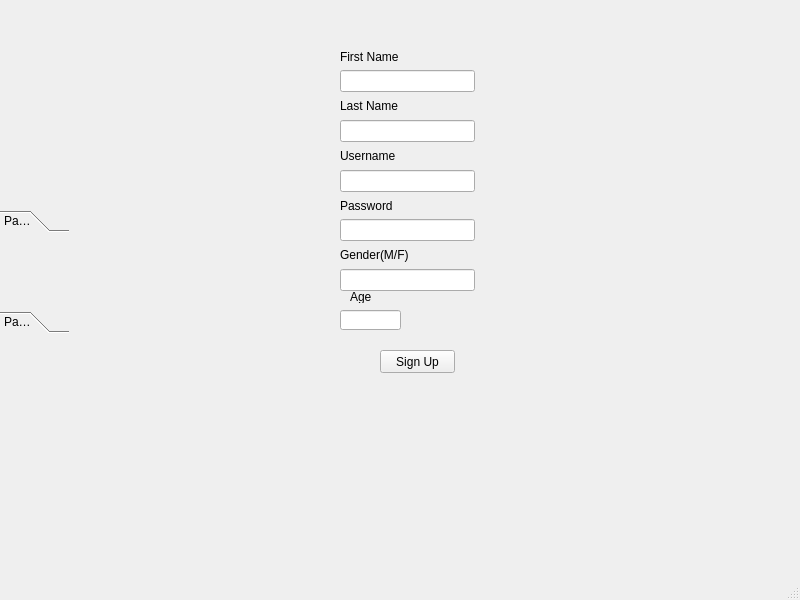
<?xml version="1.0" encoding="UTF-8"?>
<ui version="4.0">
 <class>signup</class>
 <widget class="QMainWindow" name="signup">
  <property name="geometry">
   <rect>
    <x>0</x>
    <y>0</y>
    <width>800</width>
    <height>600</height>
   </rect>
  </property>
  <property name="windowTitle">
   <string>MainWindow</string>
  </property>
  <widget class="QWidget" name="centralwidget">
   <widget class="QLabel" name="s_labelbackground">
    <property name="geometry">
     <rect>
      <x>0</x>
      <y>0</y>
      <width>801</width>
      <height>581</height>
     </rect>
    </property>
    <property name="text">
     <string>TextLabel</string>
    </property>
   </widget>
   <widget class="QLabel" name="s_labelfirstname">
    <property name="geometry">
     <rect>
      <x>340</x>
      <y>50</y>
      <width>133</width>
      <height>13</height>
     </rect>
    </property>
    <property name="text">
     <string>First Name</string>
    </property>
   </widget>
   <widget class="QLabel" name="s_labelage">
    <property name="geometry">
     <rect>
      <x>350</x>
      <y>290</y>
      <width>47</width>
      <height>13</height>
     </rect>
    </property>
    <property name="text">
     <string>Age</string>
    </property>
   </widget>
   <widget class="QLineEdit" name="s_lineeditage">
    <property name="geometry">
     <rect>
      <x>340</x>
      <y>310</y>
      <width>61</width>
      <height>20</height>
     </rect>
    </property>
   </widget>
   <widget class="QPushButton" name="s_pushbuttonsignup">
    <property name="geometry">
     <rect>
      <x>380</x>
      <y>350</y>
      <width>75</width>
      <height>23</height>
     </rect>
    </property>
    <property name="text">
     <string>Sign Up</string>
    </property>
   </widget>
   <widget class="QLabel" name="label">
    <property name="geometry">
     <rect>
      <x>210</x>
      <y>0</y>
      <width>47</width>
      <height>13</height>
     </rect>
    </property>
    <property name="text">
     <string/>
    </property>
   </widget>
   <widget class="QWidget" name="layoutWidget">
    <property name="geometry">
     <rect>
      <x>340</x>
      <y>70</y>
      <width>135</width>
      <height>221</height>
     </rect>
    </property>
    <layout class="QVBoxLayout" name="verticalLayout">
     <item>
      <widget class="QLineEdit" name="s_lineeditfirstname"/>
     </item>
     <item>
      <widget class="QLabel" name="s_labellastname">
       <property name="text">
        <string>Last Name</string>
       </property>
      </widget>
     </item>
     <item>
      <widget class="QLineEdit" name="s_lineeditlastname"/>
     </item>
     <item>
      <widget class="QLabel" name="s_labelusername">
       <property name="text">
        <string>Username</string>
       </property>
      </widget>
     </item>
     <item>
      <widget class="QLineEdit" name="s_lineeditusername"/>
     </item>
     <item>
      <widget class="QLabel" name="s_labelpassword">
       <property name="text">
        <string>Password</string>
       </property>
      </widget>
     </item>
     <item>
      <widget class="QLineEdit" name="s_lineeditpassword">
       <property name="echoMode">
        <enum>QLineEdit::Password</enum>
       </property>
      </widget>
     </item>
     <item>
      <widget class="QLabel" name="s_labelgender">
       <property name="text">
        <string>Gender(M/F)</string>
       </property>
      </widget>
     </item>
     <item>
      <widget class="QLineEdit" name="s_lineeditgender"/>
     </item>
    </layout>
   </widget>
   <widget class="QToolBox" name="toolBox">
    <property name="geometry">
     <rect>
      <x>0</x>
      <y>210</y>
      <width>69</width>
      <height>123</height>
     </rect>
    </property>
    <property name="currentIndex">
     <number>0</number>
    </property>
    <widget class="QWidget" name="page">
     <property name="geometry">
      <rect>
       <x>0</x>
       <y>0</y>
       <width>69</width>
       <height>69</height>
      </rect>
     </property>
     <attribute name="label">
      <string>Page 1</string>
     </attribute>
    </widget>
    <widget class="QWidget" name="page_2">
     <property name="geometry">
      <rect>
       <x>0</x>
       <y>0</y>
       <width>69</width>
       <height>69</height>
      </rect>
     </property>
     <attribute name="label">
      <string>Page 2</string>
     </attribute>
    </widget>
   </widget>
  </widget>
  <widget class="QMenuBar" name="menubar">
   <property name="geometry">
    <rect>
     <x>0</x>
     <y>0</y>
     <width>800</width>
     <height>21</height>
    </rect>
   </property>
  </widget>
  <widget class="QStatusBar" name="statusbar"/>
 </widget>
 <resources/>
 <connections/>
</ui>
